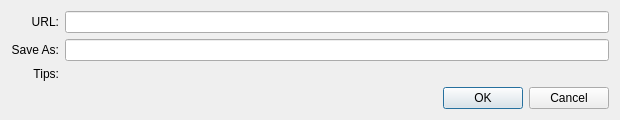
<?xml version="1.0" encoding="UTF-8"?>
<ui version="4.0">
 <class>DownInfo</class>
 <widget class="QDialog" name="DownInfo">
  <property name="geometry">
   <rect>
    <x>0</x>
    <y>0</y>
    <width>620</width>
    <height>117</height>
   </rect>
  </property>
  <property name="windowTitle">
   <string>Dialog</string>
  </property>
  <layout class="QVBoxLayout" name="verticalLayout" stretch="1,0">
   <item>
    <layout class="QGridLayout" name="gridLayout">
     <item row="1" column="0">
      <widget class="QLabel" name="label">
       <property name="text">
        <string>Save As:</string>
       </property>
       <property name="alignment">
        <set>Qt::AlignRight|Qt::AlignTrailing|Qt::AlignVCenter</set>
       </property>
      </widget>
     </item>
     <item row="1" column="1">
      <widget class="QLineEdit" name="tempPathLe"/>
     </item>
     <item row="2" column="1">
      <widget class="QLabel" name="tips">
       <property name="text">
        <string/>
       </property>
      </widget>
     </item>
     <item row="0" column="1">
      <widget class="QLineEdit" name="urlLe"/>
     </item>
     <item row="2" column="0">
      <widget class="QLabel" name="label_4">
       <property name="text">
        <string>Tips:</string>
       </property>
       <property name="alignment">
        <set>Qt::AlignRight|Qt::AlignTop|Qt::AlignTrailing</set>
       </property>
      </widget>
     </item>
     <item row="0" column="0">
      <widget class="QLabel" name="label_2">
       <property name="text">
        <string>URL:</string>
       </property>
       <property name="alignment">
        <set>Qt::AlignRight|Qt::AlignTrailing|Qt::AlignVCenter</set>
       </property>
      </widget>
     </item>
    </layout>
   </item>
   <item>
    <layout class="QHBoxLayout" name="horizontalLayout" stretch="1,0,0">
     <property name="spacing">
      <number>6</number>
     </property>
     <property name="leftMargin">
      <number>0</number>
     </property>
     <property name="topMargin">
      <number>0</number>
     </property>
     <property name="rightMargin">
      <number>0</number>
     </property>
     <property name="bottomMargin">
      <number>0</number>
     </property>
     <item>
      <spacer name="hSpacer">
       <property name="orientation">
        <enum>Qt::Horizontal</enum>
       </property>
       <property name="sizeType">
        <enum>QSizePolicy::Expanding</enum>
       </property>
       <property name="sizeHint" stdset="0">
        <size>
         <width>10</width>
         <height>0</height>
        </size>
       </property>
      </spacer>
     </item>
     <item>
      <widget class="QPushButton" name="okButton">
       <property name="text">
        <string>OK</string>
       </property>
      </widget>
     </item>
     <item>
      <widget class="QPushButton" name="cancelButton">
       <property name="text">
        <string>Cancel</string>
       </property>
      </widget>
     </item>
    </layout>
   </item>
  </layout>
 </widget>
 <resources/>
 <connections>
  <connection>
   <sender>okButton</sender>
   <signal>clicked()</signal>
   <receiver>DownInfo</receiver>
   <slot>accept()</slot>
   <hints>
    <hint type="sourcelabel">
     <x>351</x>
     <y>38</y>
    </hint>
    <hint type="destinationlabel">
     <x>233</x>
     <y>29</y>
    </hint>
   </hints>
  </connection>
  <connection>
   <sender>cancelButton</sender>
   <signal>clicked()</signal>
   <receiver>DownInfo</receiver>
   <slot>reject()</slot>
   <hints>
    <hint type="sourcelabel">
     <x>330</x>
     <y>66</y>
    </hint>
    <hint type="destinationlabel">
     <x>197</x>
     <y>125</y>
    </hint>
   </hints>
  </connection>
 </connections>
</ui>
